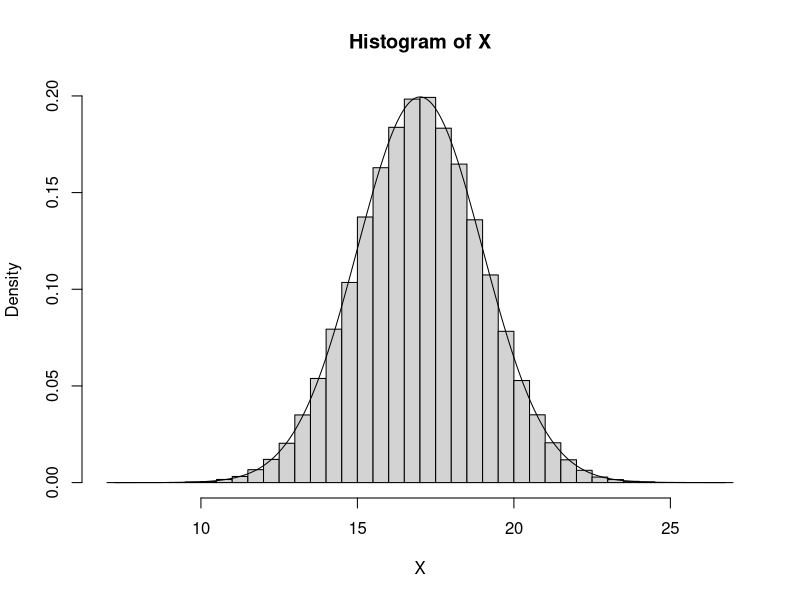

Write the R code that produced this figure.
# exercise 3.3.3

# Number of samples
N = 100000; 

# Mean
mu = 17;       

# Standard deviation
s = 2;  

# Number of bins in histogram
NBins = 50;

# Generate samples from the Normal distribution
X = rnorm(N, mean=mu, sd=s);

# Plot a histogram
graphics.off() # close all open figures
res = hist(X, breaks=NBins, freq=FALSE);
#middle break
x = res$mids
x = seq(from=min(x), to=max(x), length.out=1000);
lines(x, dnorm(x, mean=mu, sd=s));


# Compute empirical mean and standard deviation
mu_ = mean(X);
s_ = sd(X);

mu_
s_
